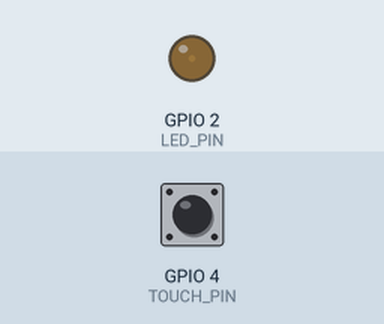
Simulated run of this sketch. Board: ESP32. Shown: output pins drawn as LEDs (lit = HIGH). The test bench sets the inputs (shaded band); at power-on: GPIO 4 (TOUCH_PIN) HIGH.

Above: at 0.05 s.
At 0.5 s:
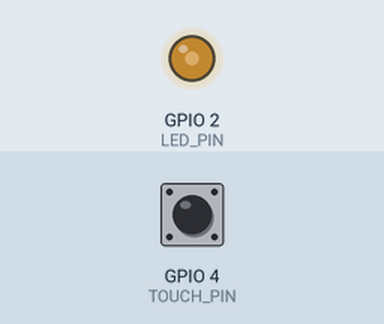
At 0.95 s:
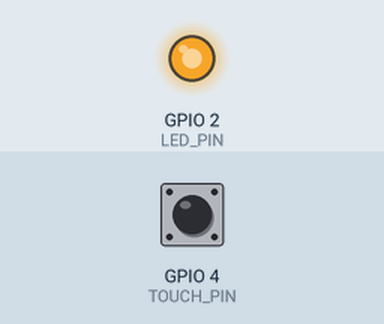
At 1.8 s:
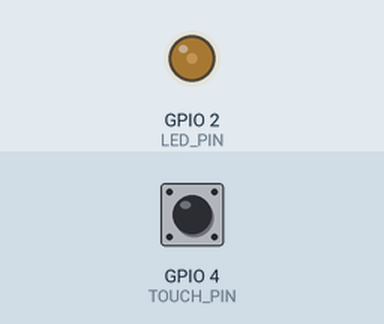
Timing chart, 0 to 4.7 s (numbered marks = the images above):
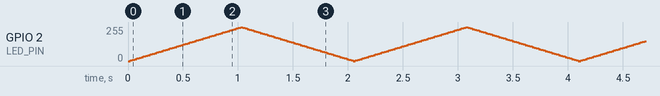

The sketch:

sketch_may22a.ino
```cpp
#define TOUCH_PIN 4    // 触摸引脚 T0
#define LED_PIN   2    // PWM LED引脚（必须支持PWM）

// 触摸阈值（根据你的硬件微调）
#define THRESHOLD 500

// 呼吸灯速度档位：数值越小，呼吸越快
int speedGear = 1;     // 当前档位：1慢 / 2中 / 3快
int maxGear = 3;       // 总共3档

// 呼吸灯变量
int brightness = 0;
int fadeAmount = 5;

// 触摸自锁 + 防抖变量
bool lastTouched = false;
unsigned long lastDebounce = 0;
unsigned long debounceDelay = 80;

void setup() {
  Serial.begin(115200);
  pinMode(LED_PIN, OUTPUT);
}

void loop() {
  // ===================== 1. 读取触摸 + 档位切换 =====================
  int touchVal = touchRead(TOUCH_PIN);
  bool isTouched = (touchVal < THRESHOLD);
  unsigned long now = millis();

  // 防抖
  if (isTouched != lastTouched) {
    lastDebounce = now;
  }

  // 检测触摸按下瞬间 → 切换档位
  if (now - lastDebounce > debounceDelay) {
    if (isTouched && !lastTouched) {
      speedGear++;            // 档位+1
      if (speedGear > maxGear) {
        speedGear = 1;        // 循环回到1档
      }
      Serial.print("当前档位：");
      Serial.println(speedGear);
    }
    lastTouched = isTouched;
  }

  // ===================== 2. 呼吸灯主逻辑 =====================
  analogWrite(LED_PIN, brightness);
  brightness += fadeAmount;

  // 反向呼吸
  if (brightness <= 0 || brightness >= 255) {
    fadeAmount = -fadeAmount;
  }

  // ===================== 3. 根据档位控制速度 =====================
  switch (speedGear) {
    case 1: delay(20); break;   // 慢
    case 2: delay(10); break;   // 中
    case 3: delay(4);  break;   // 快
  }
}
```
